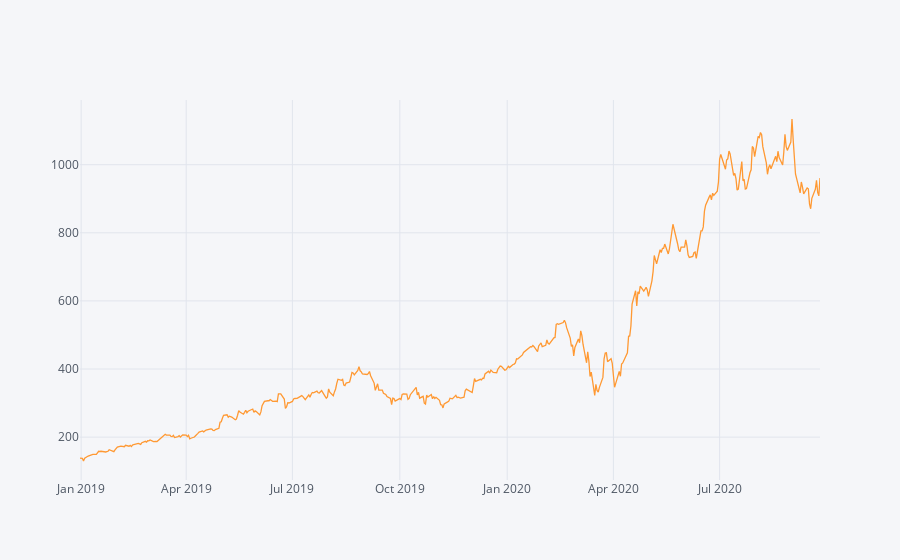

Notebook source saved alongside this figure:
### Code cell
shop['Close'].iplot()

### Figure 1 — Plotly figure (JSON) as saved in the notebook; plotly's stock layout.template omitted (floating-point values rounded to 4 significant figures; data arrays with more than 128 entries replaced by an {"elided": "..."} marker saying what was removed)
{"data": [{"line": {"color": "rgba(255, 153, 51, 1.0)", "dash": "solid", "shape": "linear", "width": 1.3}, "mode": "lines", "name": "Close", "text": "", "type": "scatter", "x": {"elided": "439 str values"}, "y": {"elided": "439 float values"}}], "layout": {"legend": {"bgcolor": "#F5F6F9", "font": {"color": "#4D5663"}}, "paper_bgcolor": "#F5F6F9", "plot_bgcolor": "#F5F6F9", "title": {"font": {"color": "#4D5663"}}, "xaxis": {"gridcolor": "#E1E5ED", "showgrid": true, "tickfont": {"color": "#4D5663"}, "title": {"font": {"color": "#4D5663"}, "text": ""}, "zerolinecolor": "#E1E5ED"}, "yaxis": {"gridcolor": "#E1E5ED", "showgrid": true, "tickfont": {"color": "#4D5663"}, "title": {"font": {"color": "#4D5663"}, "text": ""}, "zerolinecolor": "#E1E5ED"}}}
